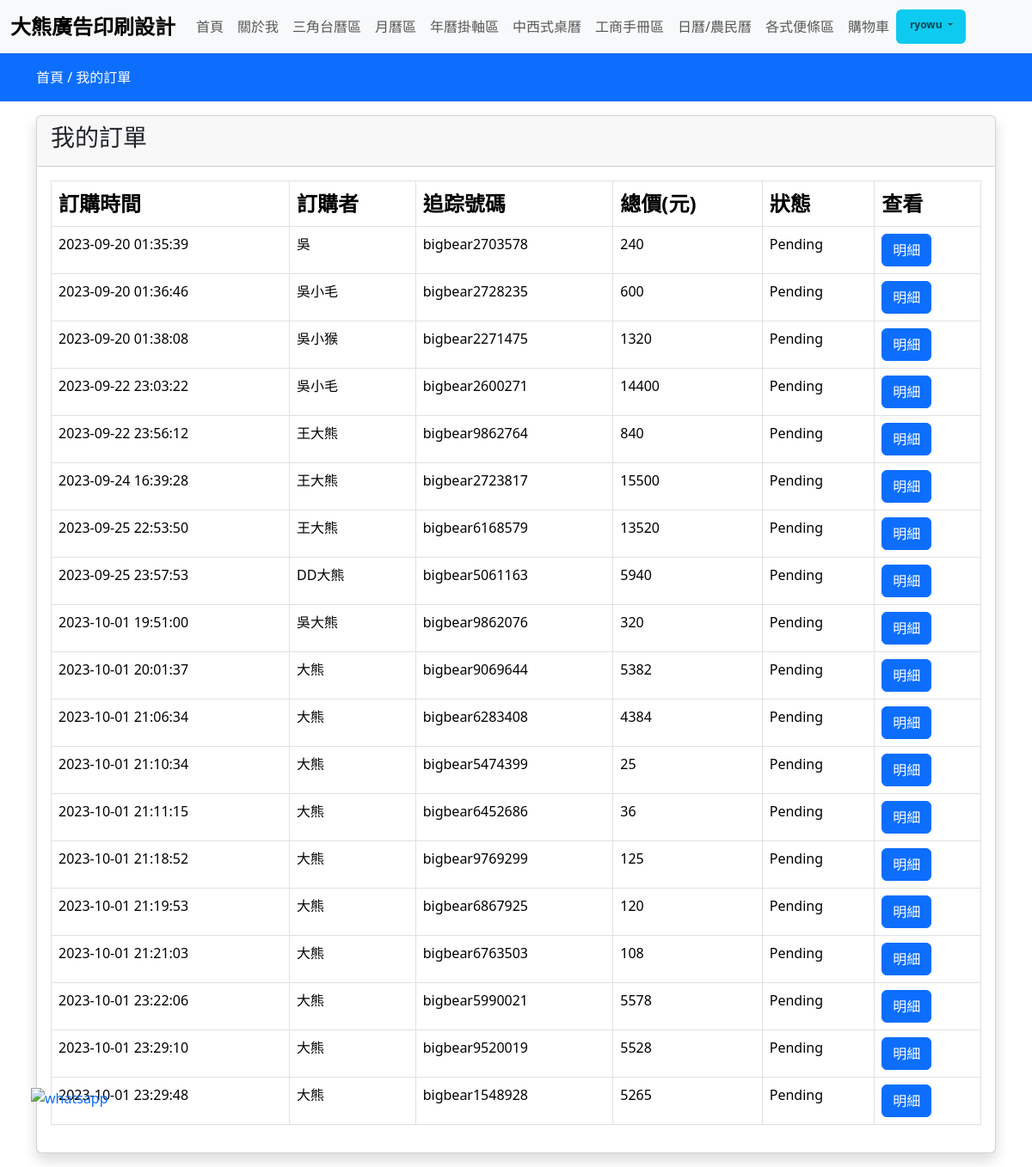
The app's page /my-orders (signed in) with its own data.
### store/models.py (models this page shows, shortened)
class Order(models.Model):
  user = models.ForeignKey(User,on_delete=models.CASCADE)
  fname = models.CharField(max_length=150,null=False)
  email = models.CharField(max_length=150,null=False)
  phone = models.CharField(max_length=150,null=False)
  uniNumber = models.CharField(max_length=10, null=False)
  address = models.TextField(null=False)
  city = models.CharField(max_length=150,null=False)
  pincode = models.CharField(max_length=150,null=False)
  total_price = models.FloatField(null=False)
  payment_mode = models.CharField(max_length=150,null=False)
  payment_id = models.CharField(max_length=250,null=True)
  orderstatus = (
    ('Pending','Pending'),
    ('Out For Shipping','Out For Shipping'),
    ('Completed','Completed'),
  )
  status = models.CharField(max_length=150,choices=orderstatus,default='Pending')
  message = models.TextField(max_length=150,null=True)
  tracking_no = models.CharField(max_length=150,null=True)
  created_at = models.DateTimeField(auto_now_add=True)
  updated_at = models.DateTimeField(auto_now=True)

### store/controller/order.py (the view)
# urls.py: path('my-orders', order.index,name="myorders"),
def index(request):
  if request.user.is_superuser:
    orders = Order.objects.all
  else:
    orders = Order.objects.filter(user=request.user)
  context = { 'orders': orders}
  return render(request, "store/orders/index.html",context)

### store/templates/store/orders/index.html
{% extends 'store/layouts/main.html' %}
{% block content %}
  <div class="py-3 bg-primary">
    <div class="container">
      <a href="{% url 'home' %}" class="text-white">首頁 /</a>
      <a href="{% url 'myorders' %}" class="text-white">我的訂單</a>
    </div>
  </div>
  <div class="container my-3">
    <div class="row">
      <div class="col-md-12">
        <div class="card shadow">
          <div class="card-header">
            <h3>我的訂單</h3>
          </div>
          <div class="card-body">
            <table class="table table-bordered">
              <thead>
                <tr class="fs-4">
                  <th>訂購時間</th>
                  <th>訂購者</th>
                  <th>追踪號碼</th>
                  <th>總價(元)</th>
                  <th>狀態</th>
                  <th>查看</th>
                </tr>
              </thead>
              <tbody>
                {% if orders %}
                  {% for item in orders %}
                    <tr>
                      <td>{{ item.created_at|date:"Y-m-d H:i:s" }}</td>
                      <td>{{ item.fname }}</td>
                      <td>{{ item.tracking_no }}</td>
                      <td>{{ item.total_price|stringformat:'d' }}</td>
                      <td>{{ item.status }}</td>
                      <td>
                        <a href="{% url 'orderview' item.tracking_no %}" class="btn btn-primary">明細</a>
                      </td>
                    </tr>
                  {% endfor %}
                {% else %}
                <tr>
                  <td colspan="5" class="fs-4 text-center fw-semibold text-danger">沒有任何訂單記錄</td>
                </tr>
                {% endif %}
              </tbody>
            </table>
          </div>
        </div>
      </div>
    </div>
  </div>
{% endblock content %}

### store/templates/store/inc/navbar.html (shortened to what this page needs)
<nav class="navbar navbar-expand-lg bg-body-tertiary">
  <div class="container-fluid">
    <a class="navbar-brand fs-4 fw-semibold" href="#">大熊廣告印刷設計</a>
    <div class="collapse navbar-collapse" id="navbarSupportedContent">
      <ul class="navbar-nav me-auto mb-2 mb-lg-0">
        <li class="nav-item">
          <a class="nav-link {% if request.resolver_match.url_name == 'home' %}active{% endif%}" aria-current="page" href="{% url 'home' %}">首頁</a>
        </li>
        <li class="nav-item">
          <a class="nav-link {% if request.resolver_match.url_name == 'about' %}active{% endif%}" aria-current="page" href="{% url 'about' %}">關於我</a>
        </li>
        <li class="nav-item ">
          <a class="nav-link {% if request.path == '/collections/tdca' %}active{% endif%}" href="{% url 'collectionsview' 'tdca' %}">三角台曆區</a>
        </li>
        <li class="nav-item ">
          <a class="nav-link {% if request.path == '/collections/ca' %}active{% endif%}" href="{% url 'collectionsview' 'ca' %}">月曆區</a>
        </li>
        <li class="nav-item ">
          <a class="nav-link {% if request.path == '/collections/chs' %}active{% endif%}" href="{% url 'collectionsview' 'chs' %}">年曆掛軸區</a>
        </li>
        <li class="nav-item ">
          <a class="nav-link {% if request.path == '/collections/cawsdc' %}active{% endif%}" href="{% url 'collectionsview' 'cawsdc' %}">中西式桌曆</a>
        </li>
        <li class="nav-item ">
          <a class="nav-link {% if request.path == '/collections/bh' %}active{% endif%}" href="{% url 'collectionsview' 'bh' %}">工商手冊區</a>
        </li>
        <li class="nav-item ">
          <a class="nav-link {% if request.path == '/collections/cpcd' %}active{% endif%}" href="{% url 'collectionsview' 'cpcd' %}">日曆/農民曆</a>
        </li>
        <li class="nav-item ">
          <a class="nav-link {% if request.path == '/collections/nba' %}active{% endif%}" href="{% url 'collectionsview' 'nba' %}">各式便條區</a>
        </li>
        <li class="nav-item ">
          <a class="nav-link {% if request.resolver_match.url_name == 'cart' %}active{% endif%}" aria-current="page" href="{% url 'cart' %}">購物車</a>
        </li>
        {% if request.user.is_authenticated %}
        <li class="nav-item dropdown badge bg-info">
          <a class="nav-link dropdown-toggle" href="#" role="button" data-bs-toggle="dropdown" aria-expanded="false">
            {{ request.user }}
          </a>
        </li>
        {% endif %}
      </ul>
    </div>
  </div>
</nav>

### store/templates/store/layouts/main.html (style rules this page uses)
a { text-decoration: none; }

### records on screen
Order: created_at "2023-09-20 01:35:39", fname "吳", tracking_no "bigbear2703578", total_price "240", status "Pending"
Order: created_at "2023-09-20 01:36:46", fname "吳小毛", tracking_no "bigbear2728235", total_price "600", status "Pending"
Order: created_at "2023-09-20 01:38:08", fname "吳小猴", tracking_no "bigbear2271475", total_price "1320", status "Pending"
Order: created_at "2023-09-22 23:03:22", fname "吳小毛", tracking_no "bigbear2600271", total_price "14400", status "Pending"
Order: created_at "2023-09-22 23:56:12", fname "王大熊", tracking_no "bigbear9862764", total_price "840", status "Pending"
Order: created_at "2023-09-24 16:39:28", fname "王大熊", tracking_no "bigbear2723817", total_price "15500", status "Pending"
Order: created_at "2023-09-25 22:53:50", fname "王大熊", tracking_no "bigbear6168579", total_price "13520", status "Pending"
Order: created_at "2023-09-25 23:57:53", fname "DD大熊", tracking_no "bigbear5061163", total_price "5940", status "Pending"
Order: created_at "2023-10-01 19:51:00", fname "吳大熊", tracking_no "bigbear9862076", total_price "320", status "Pending"
Order: created_at "2023-10-01 20:01:37", fname "大熊", tracking_no "bigbear9069644", total_price "5382", status "Pending"
Order: created_at "2023-10-01 21:06:34", fname "大熊", tracking_no "bigbear6283408", total_price "4384", status "Pending"
Order: created_at "2023-10-01 21:10:34", fname "大熊", tracking_no "bigbear5474399", total_price "25", status "Pending"
Order: created_at "2023-10-01 21:11:15", fname "大熊", tracking_no "bigbear6452686", total_price "36", status "Pending"
Order: created_at "2023-10-01 21:18:52", fname "大熊", tracking_no "bigbear9769299", total_price "125", status "Pending"
Order: created_at "2023-10-01 21:19:53", fname "大熊", tracking_no "bigbear6867925", total_price "120", status "Pending"
Order: created_at "2023-10-01 21:21:03", fname "大熊", tracking_no "bigbear6763503", total_price "108", status "Pending"
Order: created_at "2023-10-01 23:22:06", fname "大熊", tracking_no "bigbear5990021", total_price "5578", status "Pending"
Order: created_at "2023-10-01 23:29:10", fname "大熊", tracking_no "bigbear9520019", total_price "5528", status "Pending"
Order: created_at "2023-10-01 23:29:48", fname "大熊", tracking_no "bigbear1548928", total_price "5265", status "Pending"

### other values on screen
{{ request.user }} "ryowu"
